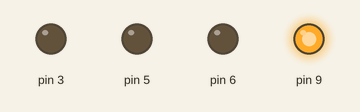
Bench run of a sketch on a simulated Arduino Uno, built with avr-gcc and run on an emulated ATmega328P. Shown: output pins drawn as LEDs (lit = HIGH).

Above: at 0.1 s.
Timing chart, 0 to 1.6 s (numbered marks = the images above):
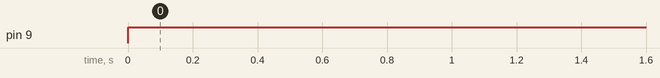

The sketch:

sketch_aug28a.ino
```cpp
void setup() {
  pinMode(3, OUTPUT);
  pinMode(5, OUTPUT);
  pinMode(6, OUTPUT);
  pinMode(9, OUTPUT);

}


void loop() {
  digitalWrite(9,1);
}
```

Measured:
- by itself, pin 9: LOW → HIGH at 0.00 s
